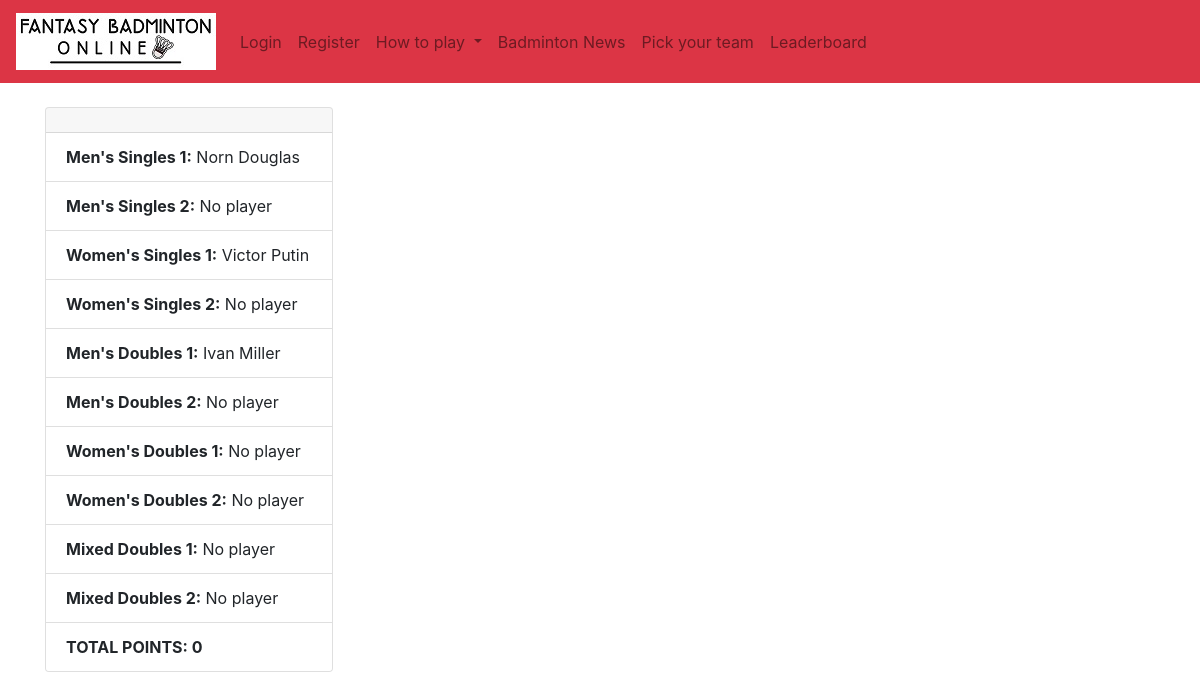
The page /credit/teams/2 on the database its author committed.
### players/models.py (models this page shows, shortened)
class Player(models.Model):
	STATUS_CHOICES = [('active', 'Playing'),
			   ('notactive', 'Not Playing')
			   ]
	rank = models.IntegerField(default=10)
	name = models.CharField(max_length=50, default="Default name")
	country = CountryField(blank_label='(select country)', default='US')
	cost = models.FloatField(default=10) # price is a number, defaults to 10. You can set it up in the admin panel
	score = models.IntegerField(default=0)
	status = models.CharField(max_length=50, choices=STATUS_CHOICES, default='1')
	picture = models.ImageField(default='default.png', blank=True)
	current_tournament_score = models.IntegerField(default=10)
	last_tournament_score = models.IntegerField(default=10)
	def __str__(self):
		return self.name

### players/views.py (the view)
# urls.py: path('teams/<team_pk>', views.team_detail, name='team_detail'),
def team_detail(request, team_pk):
	context = {}
	team = Teams.objects.get(pk=team_pk)
	context['MSplayers'] = MSPlayer.objects.filter(team=team)
	context['WSplayers'] = WSPlayer.objects.filter(team=team)
	context['WDplayers'] = WDPlayer.objects.filter(team=team)
	context['MDplayers'] = MDPlayer.objects.filter(team=team)
	context['XDplayers'] = XDPlayer.objects.filter(team=team)
	context['teampoints'] = team.get_team_total_points()
	return render(request, 'authenticate/team_detail.html', context)

### authenticate/models.py (called while the page is built)
	def get_team_total_points(self):
		total = []
		total.append(self.MSplayers.all().aggregate(Sum('score'))['score__sum'])
		total.append(self.WSplayers.all().aggregate(Sum('score'))['score__sum'])
		total.append(self.MDplayers.all().aggregate(Sum('score'))['score__sum'])
		total.append(self.WDplayers.all().aggregate(Sum('score'))['score__sum'])
		total.append(self.XDplayers.all().aggregate(Sum('score'))['score__sum'])
		total = [x for x in total if x is not None]
		return sum(total)

### authenticate/templates/authenticate/team_detail.html (shortened to what this page needs)
{% extends 'authenticate/base.html' %}
{% load static %}
{% block content %}
<div class="float-center">
	<div class="card" style="width: 18rem;">
	  <div class="card-header">
	  </div>
	  <ul class="list-group list-group-flush">
	    <li class="list-group-item"><strong>Men's Singles 1:</strong> {% if MSplayers.0 %}{{ MSplayers.0 }}{% else %}No player{% endif %}</li>
	    <li class="list-group-item"><strong>Men's Singles 2:</strong> {% if MSplayers.1 %}{{ MSplayers.1 }}{% else %}No player{% endif %}</li>
	    <li class="list-group-item"><strong>Women's Singles 1:</strong> {% if WSplayers.0 %}{{ WSplayers.0 }}{% else %}No player{% endif %}</li>
	    <li class="list-group-item"><strong>Women's Singles 2:</strong> {% if WSplayers.1 %}{{ WSplayers.1 }}{% else %}No player{% endif %}</li>
	    <li class="list-group-item"><strong>Men's Doubles 1:</strong> {% if MDplayers.0 %}{{ MDplayers.0 }}{% else %}No player{% endif %}</li>
	    <li class="list-group-item"><strong>Men's Doubles 2:</strong> {% if MDplayers.1 %}{{ MDplayers.1 }}{% else %}No player{% endif %}</li>
	    <li class="list-group-item"><strong>Women's Doubles 1:</strong> {% if WDplayers.0 %}{{ WDplayers.0 }}{% else %}No player{% endif %}</li>
	    <li class="list-group-item"><strong>Women's Doubles 2:</strong> {% if WDplayers.1 %}{{ WDplayers.1 }}{% else %}No player{% endif %}</li>
	    <li class="list-group-item"><strong>Mixed Doubles 1:</strong> {% if XDplayers.0 %}{{ XDplayers.0 }}{% else %}No player{% endif %}</li>
	    <li class="list-group-item"><strong>Mixed Doubles 2:</strong> {% if XDplayers.1 %}{{ XDplayers.1 }}{% else %}No player{% endif %}</li>
	    <li class="list-group-item"><strong>TOTAL POINTS: {{ teampoints }}</strong></li>
	  </ul>
	</div>
</div>
{% endblock %}

### rows shown on the page
Player: name "Norn Douglas"
Player: name "Victor Putin"
Player: name "Ivan Miller"

### other values the page prints
{{ teampoints }} "0"
